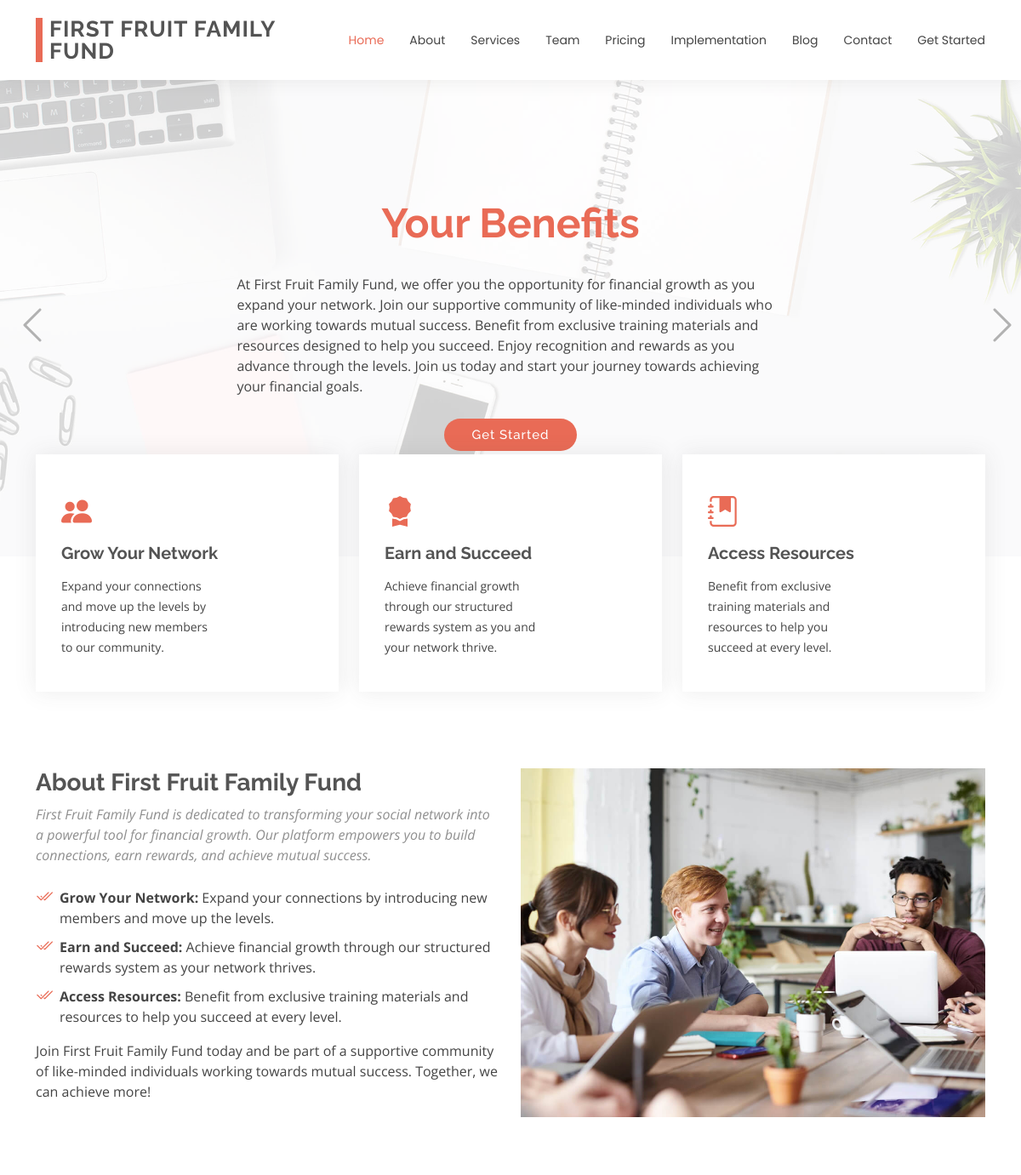
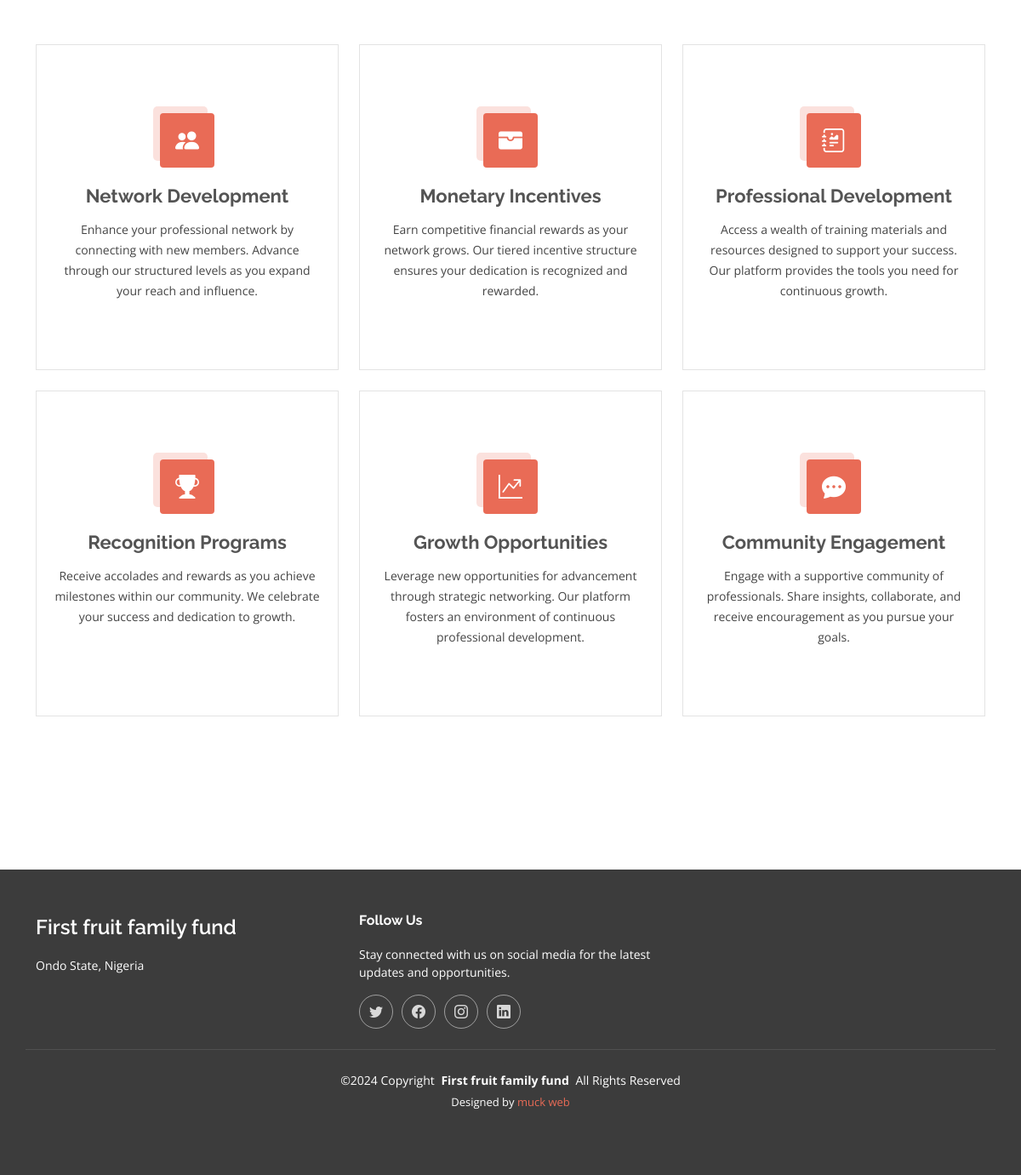
The page / on the database its author committed (2 pictures, top to bottom).
### core/models.py (models this page shows, shortened)
class HomeFeatures(models.Model):
    title = models.CharField(max_length=50)
    details = models.CharField(max_length=700)
    active = models.BooleanField(default=True)

### core/views.py (the view)
# urls.py: path('', views.index, name='index'),
def index(res):
    features = HomeFeatures.objects.all()
    context = {
        'features': features
    }
    return render(res,'index.html', context)

### templates/index.html (shortened to what this page needs)
{% extends 'base.html' %}
{% load static %}
{% block content %}
<main class="main">
    <section id="hero" class="hero section">
      <div id="hero-carousel" class="carousel slide carousel-fade" data-bs-ride="carousel" data-bs-interval="5000">
        {% for features in features %}
        {% if features.active == True %}
        <div class="carousel-item active">
          <img src="{% static 'assets/img/hero-carousel/hero-carousel-1.jpg' %}" alt="">
          <div class="carousel-container">
            <h2> <span>{{features.title}}</span></h2>
            <p>{{features.details}}</p>
              {% if user.is_authenticated %}
              {% else %}
            <a href="{% url 'sign-in' %}" class="btn-get-started">Get Started</a>
              {% endif %}
          </div>
        </div>
        {% endif %}
        {% endfor %}
        <a class="carousel-control-prev" href="#hero-carousel" role="button" data-bs-slide="prev">
          <span class="carousel-control-prev-icon bi bi-chevron-left" aria-hidden="true"></span>
        </a>
        <a class="carousel-control-next" href="#hero-carousel" role="button" data-bs-slide="next">
          <span class="carousel-control-next-icon bi bi-chevron-right" aria-hidden="true"></span>
        </a>
      </div>
      <div class="featured container">
    <div class="row gy-4">
        <div class="col-lg-4 d-flex" data-aos="fade-up" data-aos-delay="100">
            <div class="featured-item position-relative">
                <div class="icon"><i class="bi bi-people-fill icon"></i></div>
                <h4><a href="" class="stretched-link">Grow Your Network</a></h4>
                <p>Expand your connections and move up the levels by introducing new members to our community.</p>
            </div>
        </div>
        <div class="col-lg-4 d-flex" data-aos="fade-up" data-aos-delay="200">
            <div class="featured-item position-relative">
                <div class="icon"><i class="bi bi-award-fill icon"></i></div>
                <h4><a href="" class="stretched-link">Earn and Succeed</a></h4>
                <p>Achieve financial growth through our structured rewards system as you and your network thrive.</p>
            </div>
        </div>
        <div class="col-lg-4 d-flex" data-aos="fade-up" data-aos-delay="300">
            <div class="featured-item position-relative">
                <div class="icon"><i class="bi bi-journal-bookmark-fill icon"></i></div>
                <h4><a href="" class="stretched-link">Access Resources</a></h4>
                <p>Benefit from exclusive training materials and resources to help you succeed at every level.</p>
            </div>
        </div>
    </div>
</div>
    </section>
    <section id="about" class="section about">
    <div class="container" data-aos="fade-up" data-aos-delay="100">
        <div class="row gy-4">
            <div class="col-lg-6 order-1 order-lg-2">
                <img src="{% static 'assets/img/about.jpg' %}" class="img-fluid" alt="About First Fruit Family Fund">
            </div>
            <div class="col-lg-6 order-2 order-lg-1 content">
                <h3>About First Fruit Family Fund</h3>
                <p class="fst-italic">
                    First Fruit Family Fund is dedicated to transforming your social network into a powerful tool for financial growth. Our platform empowers you to build connections, earn rewards, and achieve mutual success.
                </p>
                <ul>
                    <li><i class="bi bi-check2-all"></i> <span><strong>Grow Your Network:</strong> Expand your connections by introducing new members and move up the levels.</span></li>
                    <li><i class="bi bi-check2-all"></i> <span><strong>Earn and Succeed:</strong> Achieve financial growth through our structured rewards system as your network thrives.</span></li>
                    <li><i class="bi bi-check2-all"></i> <span><strong>Access Resources:</strong> Benefit from exclusive training materials and resources to help you succeed at every level.</span></li>
                </ul>
                <p>
                    Join First Fruit Family Fund today and be part of a supportive community of like-minded individuals working towards mutual success. Together, we can achieve more!
                </p>
            </div>
        </div>
    </div>
</section>
    <section id="services" class="section services">
    <div class="container">
        <div class="row gy-4">
            <div class="col-lg-4 col-md-6" data-aos="fade-up" data-aos-delay="100">
                <div class="service-item position-relative">
                    <div class="icon">
                        <i class="bi bi-people-fill"></i>
                    </div>
                    <a href="#" class="stretched-link">
                        <h3>Network Development</h3>
                    </a>
                    <p>Enhance your professional network by connecting with new members. Advance through our structured levels as you expand your reach and influence.</p>
                </div>
            </div>
            <div class="col-lg-4 col-md-6" data-aos="fade-up" data-aos-delay="200">
                <div class="service-item position-relative">
                    <div class="icon">
                        <i class="bi bi-wallet-fill"></i>
                    </div>
                    <a href="#" class="stretched-link">
                        <h3>Monetary Incentives</h3>
                    </a>
                    <p>Earn competitive financial rewards as your network grows. Our tiered incentive structure ensures your dedication is recognized and rewarded.</p>
                </div>
            </div>
            <div class="col-lg-4 col-md-6" data-aos="fade-up" data-aos-delay="300">
                <div class="service-item position-relative">
                    <div class="icon">
                        <i class="bi bi-journal-richtext"></i>
                    </div>
                    <a href="#" class="stretched-link">
                        <h3>Professional Development</h3>
                    </a>
                    <p>Access a wealth of training materials and resources designed to support your success. Our platform provides the tools you need for continuous growth.</p>
                </div>
            </div>
            <div class="col-lg-4 col-md-6" data-aos="fade-up" data-aos-delay="400">
                <div class="service-item position-relative">
                    <div class="icon">
                        <i class="bi bi-trophy-fill"></i>
                    </div>
                    <a href="#" class="stretched-link">
                        <h3>Recognition Programs</h3>
                    </a>
                    <p>Receive accolades and rewards as you achieve milestones within our community. We celebrate your success and dedication to growth.</p>
                </div>
            </div>
            <div class="col-lg-4 col-md-6" data-aos="fade-up" data-aos-delay="500">
                <div class="service-item position-relative">
                    <div class="icon">
                        <i class="bi bi-graph-up-arrow"></i>
                    </div>
                    <a href="#" class="stretched-link">
                        <h3>Growth Opportunities</h3>
                    </a>
                    <p>Leverage new opportunities for advancement through strategic networking. Our platform fosters an environment of continuous professional development.</p>
                </div>
            </div>
            <div class="col-lg-4 col-md-6" data-aos="fade-up" data-aos-delay="600">
                <div class="service-item position-relative">
                    <div class="icon">
                        <i class="bi bi-chat-dots-fill"></i>
                    </div>
                    <a href="#" class="stretched-link">
                        <h3>Community Engagement</h3>
                    </a>
                    <p>Engage with a supportive community of professionals. Share insights, collaborate, and receive encouragement as you pursue your goals.</p>
                </div>
            </div>
        </div>
    </div>
</section>
    <section id="clients" class="section clients">
    </section>
  </main>
{% endblock content %}

### templates/base.html (shortened to what this page needs)
{% load static %}
<!DOCTYPE html>
<html lang="en">
<head>
  <link href="{% static 'assets/vendor/bootstrap/css/bootstrap.min.css' %}" rel="stylesheet">
  <link href="{% static 'assets/vendor/bootstrap-icons/bootstrap-icons.css' %}" rel="stylesheet">
  <link href="{% static 'assets/vendor/aos/aos.css' %}" rel="stylesheet">
  <link href="{% static 'assets/vendor/swiper/swiper-bundle.min.css' %}" rel="stylesheet">
  <link href="{% static 'assets/vendor/glightbox/css/glightbox.min.css' %}" rel="stylesheet">
  <link href="{% static 'assets/css/main.css' %}" rel="stylesheet">
</head>
<body class="index-page">
  <header id="header" class="header sticky-top">
    <div class="branding">
      <div class="container position-relative d-flex align-items-center justify-content-between">
        <a href="{% url 'index' %}" class="logo d-flex align-items-center">
          <h1 class="sitename">First fruit family fund<br></h1>
        </a>
        <nav id="navmenu" class="navmenu">
          <ul>
            <li><a href="{% url 'index' %}" class="active">Home</a></li>
            <li><a href="{% url 'about' %}">About</a></li>
            <li><a href="{% url 'service' %}">Services</a></li>
            <li><a href="{% url 'team' %}">Team</a></li>
            <li><a href="{% url 'pricing' %}">Pricing</a></li>
            <li><a href="{% url 'portfolio' %}">Implementation</a></li>
            <li><a href="{% url 'blog' %}">Blog</a></li>
            <li><a href="{% url 'contact' %}">Contact</a></li>
            <li><a href="{% url 'sign-up' %}" class="btn-get-started">Get Started</a></li>
          </ul>
        </nav>
      </div>
    </div>
  </header>
{% block content %}
{% endblock content %}
  <footer id="footer" class="footer position-relative">
    <div class="container footer-top">
      <div class="row gy-4">
        <div class="col-lg-4 col-md-6 footer-about">
          <a href="{% url 'index' %}" class="d-flex align-items-center">
            <span class="sitename">First fruit family fund</span>
          </a>
          <div class="footer-contact pt-3">
            <p>Ondo State, Nigeria</p>
          </div>
        </div>
        <div class="col-lg-4 col-md-12">
    <h4>Follow Us</h4>
    <p>Stay connected with us on social media for the latest updates and opportunities.</p>
    <div class="social-links d-flex">
        <a href="#" aria-label="Twitter"><i class="bi bi-twitter"></i></a>
        <a href="#" aria-label="Facebook"><i class="bi bi-facebook"></i></a>
        <a href="#" aria-label="Instagram"><i class="bi bi-instagram"></i></a>
        <a href="#" aria-label="LinkedIn"><i class="bi bi-linkedin"></i></a>
    </div>
</div>
      </div>
    </div>
    <div class="container copyright text-center mt-4">
      <p>©2024 <span>Copyright</span> <strong class="px-1 sitename">First fruit family fund</strong> <span>All Rights Reserved</span></p>
      <div class="credits">
        Designed by <a href="">muck web</a>
      </div>
    </div>
  </footer>
</body>
</html>

### rows shown on the page
HomeFeatures: active True (drawn), title "Your Benefits", details "At First Fruit Family Fund, we offer you the opportunity for financial growth as you expand your network. Join our supportive community of like-minded individuals who are working towards mutual success. Benefit from exclusive training materials and resources designed to help you succeed. Enjoy recognition and rewards as you advance through the levels. Join us today and start your journey towards achieving your financial goals.", shows "Get Started"
